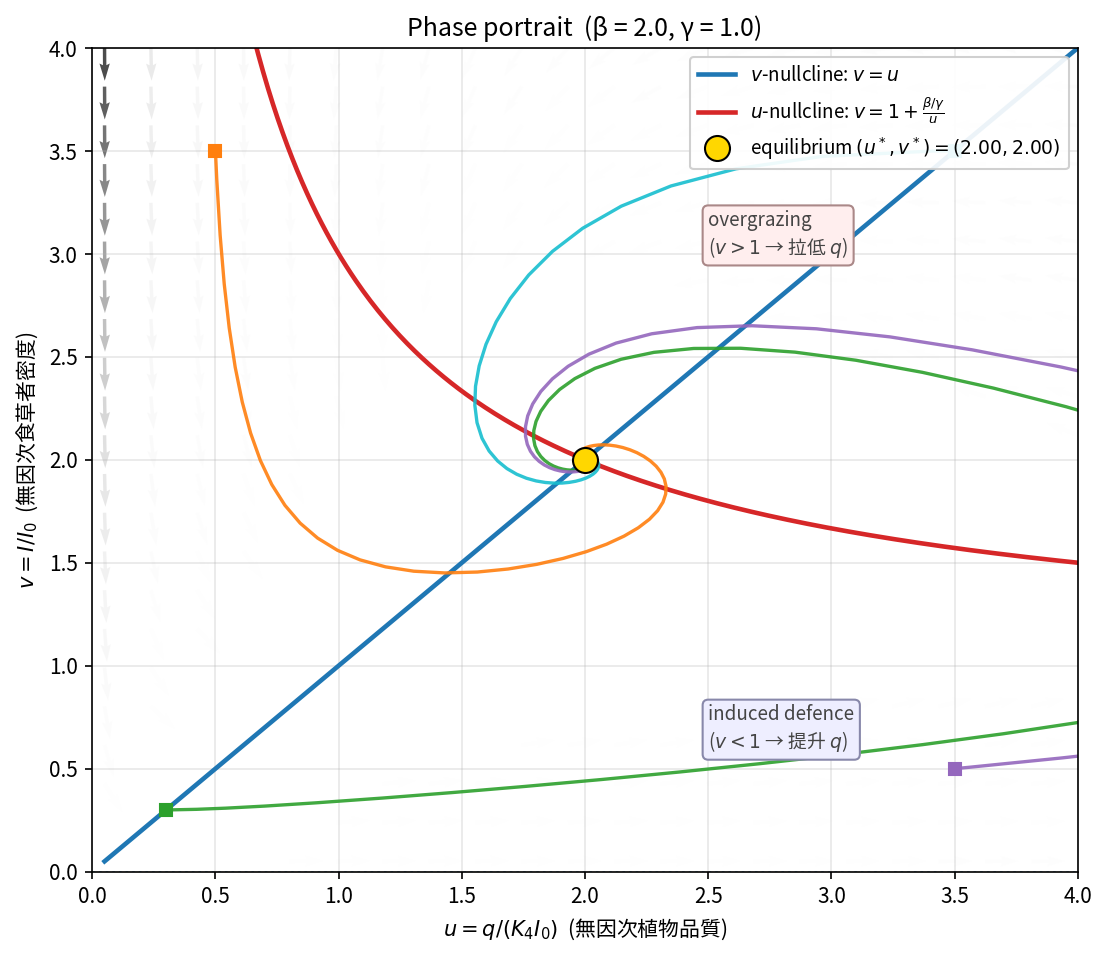

Source code (Python):
"""Phase portrait of the dimensionless plant-herbivore model.

This figure illustrates the qualitative behaviour of the system

    du/dτ = β − γ u (v − 1)
    dv/dτ = v (1 − v/u)

with u ≡ q / (K4·I0)  (rescaled plant quality)
     v ≡ I / I0       (rescaled herbivore density)
     τ ≡ K3·t         (rescaled time)
     β = K1 / (K3·K4·I0)
     γ = K2·I0 / K3

What we draw on the phase plane (u on x, v on y):
  - The two v-nullclines:  v = 0  and  v = u  (the 45° line).
  - The u-nullcline: u·(v−1) = β/γ,   i.e.  v = 1 + (β/γ)/u
    (only defined for u > 0; it asymptotes to v = 1 as u → ∞).
  - The equilibrium point (u*, v*) with v* = u* and γu² − γu − β = 0.
  - A vector field of the flow, plus a couple of integrated trajectories
    so the reader can see them spiral / settle onto the fixed point.

Output: fig1_phase_portrait.png next to this file.
"""
from pathlib import Path
import matplotlib.pyplot as plt
import numpy as np
from matplotlib import font_manager
from scipy.integrate import solve_ivp

OUTDIR = Path(__file__).parent
plt.rcParams["axes.unicode_minus"] = False

# CJK font (so Chinese annotations render if needed) ---------------------------
cjk_candidates = ["Noto Sans CJK TC", "Noto Sans CJK SC", "Noto Sans CJK JP"]
available = {f.name for f in font_manager.fontManager.ttflist}
cjk_font = next((c for c in cjk_candidates if c in available), None)
if cjk_font:
    plt.rcParams["font.family"] = cjk_font


# Model -----------------------------------------------------------------------
def rhs(_t, y, beta, gamma):
    """Right-hand side of the dimensionless plant-herbivore ODEs."""
    u, v = y
    du = beta - gamma * u * (v - 1.0)
    dv = v * (1.0 - v / u) if u > 0 else 0.0
    return [du, dv]


# Pick a representative (β, γ). Choose something that gives a clear focus.
BETA, GAMMA = 2.0, 1.0

# Equilibrium: γ u² − γ u − β = 0 → u* = (1 + sqrt(1 + 4β/γ))/2
u_star = 0.5 * (1.0 + np.sqrt(1.0 + 4.0 * BETA / GAMMA))
v_star = u_star

# Grid for vector field --------------------------------------------------------
u_max = 4.0
v_max = 4.0
U, V = np.meshgrid(np.linspace(0.05, u_max, 22), np.linspace(0.05, v_max, 22))
DU = BETA - GAMMA * U * (V - 1.0)
DV = V * (1.0 - V / U)
# Normalise arrow lengths so direction is visible.
M = np.sqrt(DU**2 + DV**2)
M[M == 0] = 1.0
DUn, DVn = DU / M, DV / M

fig, ax = plt.subplots(figsize=(7.5, 6.5))

# Vector field
ax.quiver(U, V, DUn, DVn, M, cmap="Greys", scale=30, width=0.0035, alpha=0.7)

# Nullclines -------------------------------------------------------------------
u_line = np.linspace(0.05, u_max, 400)

# v-nullcline: v = u  (the diagonal)
ax.plot(u_line, u_line, lw=2.2, color="#1f77b4",
        label=r"$v$-nullcline: $v=u$")

# v-nullcline: v = 0 (x-axis); we just mark the axis
ax.axhline(0.0, lw=1.2, ls=":", color="#1f77b4", alpha=0.6)

# u-nullcline: v = 1 + (β/γ)/u
v_unull = 1.0 + (BETA / GAMMA) / u_line
ax.plot(u_line, v_unull, lw=2.2, color="#d62728",
        label=r"$u$-nullcline: $v=1+\frac{\beta/\gamma}{u}$")

# Equilibrium point
ax.plot(u_star, v_star, "o", ms=12, mec="black", mfc="gold", zorder=5,
        label=fr"equilibrium $(u^*,v^*)=({u_star:.2f},{v_star:.2f})$")

# A few trajectories integrated forward in τ
trajectory_ICs = [(0.3, 0.3), (3.5, 0.5), (0.5, 3.5), (3.5, 3.5)]
colors = ["#2ca02c", "#9467bd", "#ff7f0e", "#17becf"]
for ic, c in zip(trajectory_ICs, colors):
    sol = solve_ivp(rhs, (0, 30), ic, args=(BETA, GAMMA),
                    dense_output=True, rtol=1e-7, atol=1e-9, max_step=0.1)
    ax.plot(sol.y[0], sol.y[1], lw=1.6, color=c, alpha=0.9)
    ax.plot(ic[0], ic[1], "s", ms=6, color=c)

ax.set_xlabel(r"$u = q/(K_4 I_0)$  (無因次植物品質)")
ax.set_ylabel(r"$v = I/I_0$  (無因次食草者密度)")
ax.set_title(fr"Phase portrait  (β = {BETA}, γ = {GAMMA})")
ax.set_xlim(0, u_max)
ax.set_ylim(0, v_max)
ax.grid(True, alpha=0.3)
ax.legend(loc="upper right", fontsize=9, framealpha=0.92)

# Annotation explaining the layout
ax.annotate("induced defence\n($v<1$ → 提升 $q$)",
            xy=(2.5, 0.6), fontsize=9, color="#444",
            bbox=dict(boxstyle="round,pad=0.3", fc="#eef", ec="#88a"))
ax.annotate("overgrazing\n($v>1$ → 拉低 $q$)",
            xy=(2.5, 3.0), fontsize=9, color="#444",
            bbox=dict(boxstyle="round,pad=0.3", fc="#fee", ec="#a88"))

fig.tight_layout()
fig.savefig(OUTDIR / "fig1_phase_portrait.png", dpi=150, bbox_inches="tight")
print(f"Wrote {OUTDIR / 'fig1_phase_portrait.png'}")
